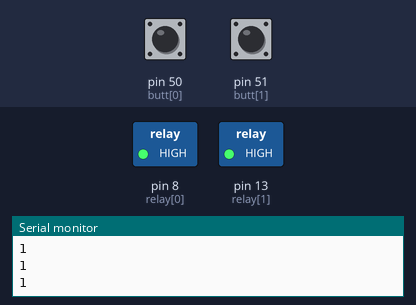
Recording of a sketch running on a simulated Arduino Mega 2560, built with avr-gcc and run on an emulated ATmega2560. On the bench: switched loads named in the sketch (green lamp = pin HIGH), the last lines printed to the serial monitor. The test bench sets the inputs (shaded band); at power-on: pin 50 (butt[0]) LOW, pin 51 (butt[1]) LOW.

Above: at 1.2 s.
1.3 s: pin 50 (butt[0]) pulled HIGH for 3.2 s
At 3.8 s:
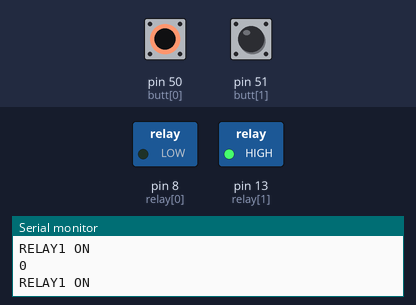
6.0 s: pin 51 (butt[1]) pulled HIGH for 3.2 s
At 8.9 s:
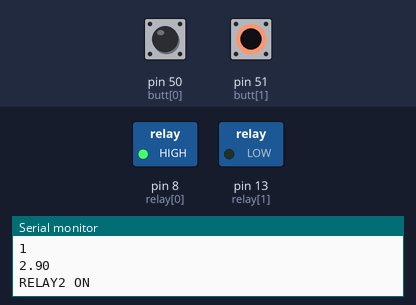
10.7 s: pin 51 (butt[1]) driven HIGH
At 13.4 s:
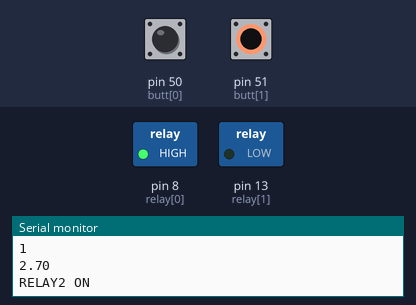
13.7 s: pin 50 (butt[0]) driven HIGH
At 16.4 s:
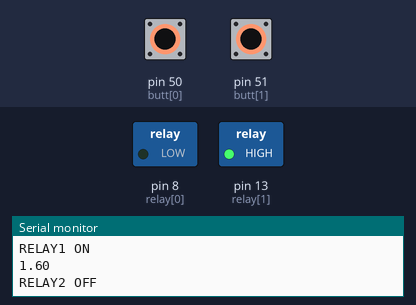
16.7 s: pin 50 (butt[0]) driven LOW
At 17.5 s:
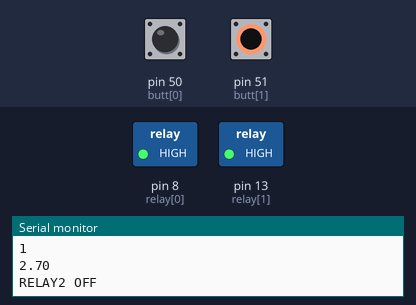
19.7 s: pin 51 (butt[1]) driven LOW
At 20.8 s:
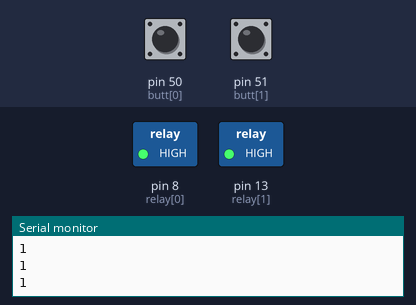
Timing chart, 0 to 22.2 s (numbered marks = the images above; inputs shaded):
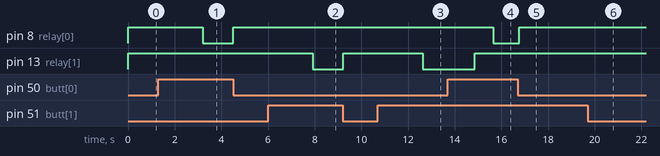

The sketch:

new_invertor.ino
```cpp
#define chan 2

int relay[chan] = {8, 13};
int butt[chan] = {50, 51};

bool butt_states[chan] = {false, false};

float curr_time1 = 0;
float curr_time2 = 0;

bool what_do[chan] = {true, true};

int t[4] = {7, 5, 4, 5};

bool relState = false;
bool relState1 = false;

void setup() {

  Serial.begin(9600);

  for(int i = 0; i < chan; ++i){

      pinMode(relay[i], OUTPUT);
      pinMode(butt[i], INPUT);

    }
}

void get_butts(){
   for(int i = 0; i < chan; ++i){
      butt_states[i] = digitalRead(butt[i]);
    }
  }

void loop() {


    get_butts();

    if(butt_states[0]){

      if(curr_time1 < t[0] && what_do[0]){
        if(curr_time1 > 2){
          if(relState1){
              Serial.println("RELAY1 ON");
              digitalWrite(relay[0], !HIGH);
              relState = false ;
          }
          else{
                digitalWrite(relay[0], HIGH);
                relState = true;
                curr_time1 = 0;
            }
        }
        }
       else if(curr_time1 < t[1] && !what_do[0]){
          Serial.println("RELAY1 OFF");
          digitalWrite(relay[0], !LOW);
          relState = true  ;
        }
       else{curr_time1 = 0; what_do[0] = !what_do[0];Serial.println("TIME1 CHANGE");}

      }
    else{digitalWrite(relay[0], !LOW);what_do[0] = true;curr_time1 = 0;relState = true;}

    if(butt_states[1]){
      Serial.println(curr_time2);
       if(curr_time2 < t[2] && what_do[1]){
        if(curr_time2 > 2){
        if(relState){
          Serial.println("RELAY2 ON");
          digitalWrite(relay[1], !HIGH);
          relState1 = false ;
        }
                else{
          digitalWrite(relay[1], HIGH);
          curr_time2 = 0;
          relState1 = true ;
          }
        }
                        else{
          digitalWrite(relay[1], HIGH);
           relState1 = true ;

          }
        }
       else if(curr_time2 < t[3] && !what_do[1]){

            Serial.println("RELAY2 OFF");
            digitalWrite(relay[1], !LOW);
            relState1 = true ;

        }
       else{curr_time2 = 0; what_do[1] = !what_do[1]; Serial.println("TIME2 CHANGE");}

     }

    else{digitalWrite(relay[1], !LOW);what_do[1] = true;curr_time2 = 0;relState1 = true ;}
    delay(100);
    Serial.println(relState);
    curr_time1 += 0.1;
    curr_time2 += 0.1;

}
```

Measured:
- after the input at 1.3 s, pin 8 (relay[0]): HIGH → LOW after 1.9 s, → HIGH 1.3 s later
- after the input at 6.0 s, pin 13 (relay[1]): HIGH → LOW after 1.9 s, → HIGH 1.3 s later
- after the input at 10.7 s, pin 13 (relay[1]): HIGH → LOW after 1.9 s
- after the input at 13.7 s, pin 8 (relay[0]): HIGH → LOW after 2.0 s
- after the input at 16.7 s, pin 8 (relay[0]): LOW → HIGH after 0.06 s
- after the input at 19.7 s, pin 13 (relay[1]): stays HIGH (without the input it goes to LOW after 2.2 s)
